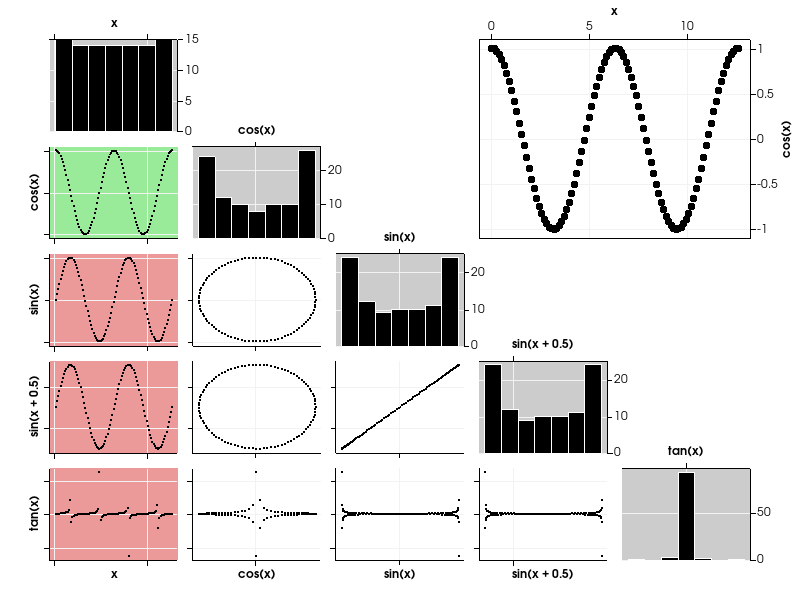

Recreate this plot in Python.
#!/usr/bin/env python
# Demonstrate a scatter plot matrix with multiple columns and polygon selection.

import math

import vtkmodules.vtkInteractionStyle  # noqa: F401
import vtkmodules.vtkRenderingContextOpenGL2  # noqa: F401
import vtkmodules.vtkRenderingOpenGL2  # noqa: F401

from vtkmodules.vtkChartsCore import vtkScatterPlotMatrix
from vtkmodules.vtkCommonCore import vtkFloatArray
from vtkmodules.vtkCommonDataModel import vtkTable
from vtkmodules.vtkRenderingContext2D import vtkContextActor
from vtkmodules.vtkRenderingCore import (
    vtkRenderWindow,
    vtkRenderWindowInteractor,
    vtkRenderer,
)

# Create a table with some points in it.
table = vtkTable()
arr_x = vtkFloatArray()
arr_x.SetName("x")
table.AddColumn(arr_x)
arr_c = vtkFloatArray()
arr_c.SetName("cos(x)")
table.AddColumn(arr_c)
arr_s = vtkFloatArray()
arr_s.SetName("sin(x)")
table.AddColumn(arr_s)
arr_s2 = vtkFloatArray()
arr_s2.SetName("sin(x + 0.5)")
table.AddColumn(arr_s2)
tangent = vtkFloatArray()
tangent.SetName("tan(x)")
table.AddColumn(tangent)

num_points = 100
inc = 4.0 * math.pi / (num_points - 1)
table.SetNumberOfRows(num_points)
for i in range(num_points):
    table.SetValue(i, 0, i * inc)
    table.SetValue(i, 1, math.cos(i * inc))
    table.SetValue(i, 2, math.sin(i * inc))
    table.SetValue(i, 3, math.sin(i * inc) + 0.5)
    table.SetValue(i, 4, math.tan(i * inc))

# Set up the scatter plot matrix.
matrix = vtkScatterPlotMatrix()
matrix.SetInput(table)
matrix.SetNumberOfBins(7)

# Context actor and scene wiring.
context_actor = vtkContextActor()
context_actor.GetScene().AddItem(matrix)

# Renderer
renderer = vtkRenderer()
renderer.SetBackground(1.0, 1.0, 1.0)
context_actor.GetScene().SetRenderer(renderer)
renderer.AddActor(context_actor)

# Window
render_window = vtkRenderWindow()
render_window.SetSize(800, 600)
render_window.SetMultiSamples(0)
render_window.AddRenderer(renderer)
render_window.SetWindowName("scatter plot matrix test")

# Interactor
interactor = vtkRenderWindowInteractor()
interactor.SetRenderWindow(render_window)

interactor.Initialize()
interactor.Start()
